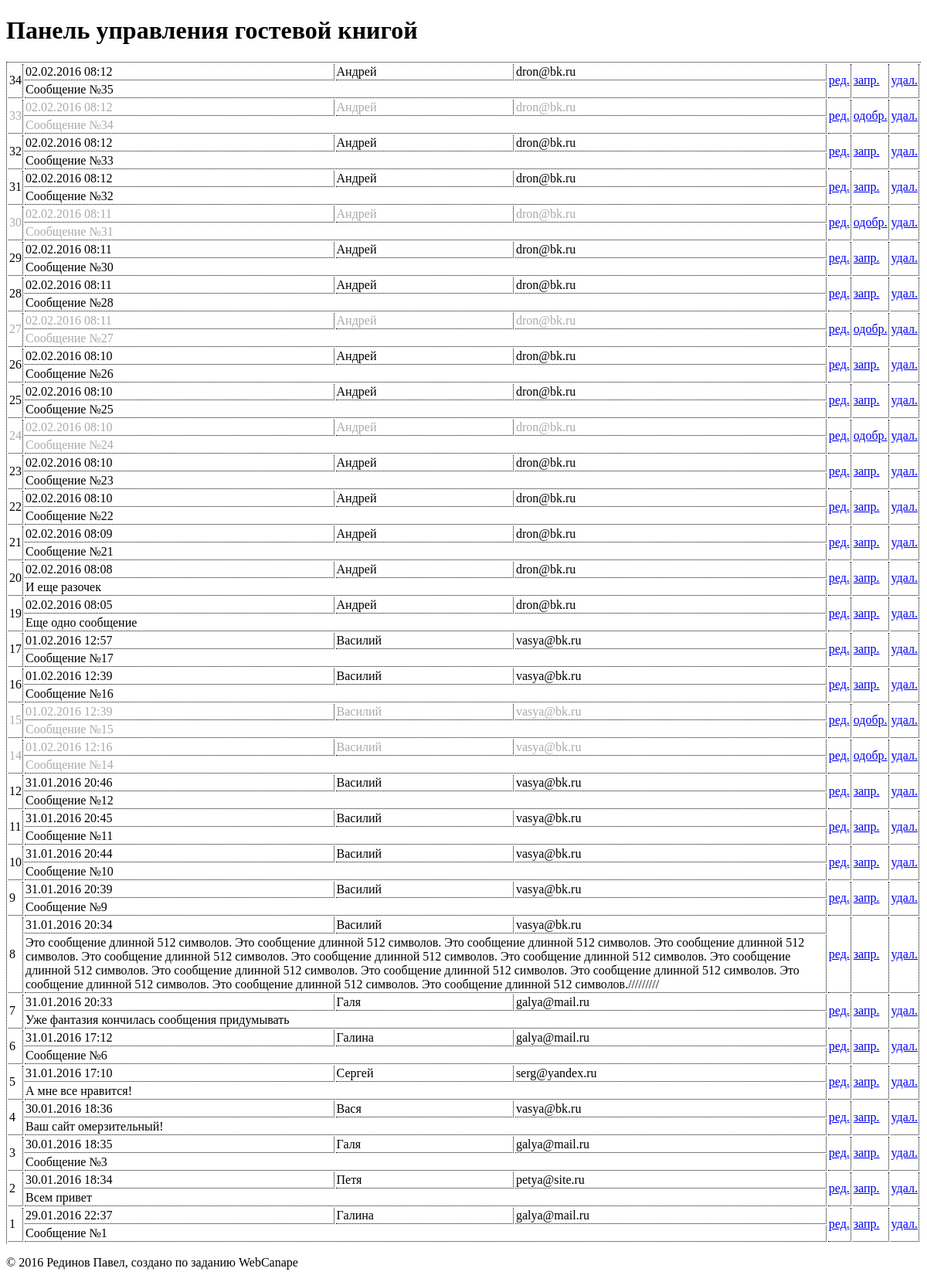
The app's page /admin/index.php with its own data.
### tables this page shows
CREATE TABLE IF NOT EXISTS `book` (
  `id` int(3) unsigned NOT NULL AUTO_INCREMENT,
  `text` varchar(512) NOT NULL,
  `author` varchar(255) NOT NULL,
  `email` text NOT NULL,
  `date` timestamp NOT NULL DEFAULT CURRENT_TIMESTAMP,
  `show` tinyint(4) NOT NULL,
  PRIMARY KEY (`id`)
);

### inc/func.php (called while the page is built, shortened)
<?
function get_list($approve){
	$link=db_connect();
	if($approve){
		$where=" WHERE `show`='1' ";
	}else{
		$where="";
	}
	$query = "SELECT *,DATE_FORMAT(`date` ,'%d.%m.%Y %H:%i') as datef  FROM book $where ORDER BY date DESC";
	$result = mysqli_query($link,$query) or die(mysqli_error($link));
	while ($d = mysqli_fetch_array($result)) {
		$list[]=$d;
	}
	return $list;
}
?>

### admin/index.php (the view, shortened to what this page needs)
<?
 $title="Панель управления гостевой книгой";
 include_once("head.php");
 include_once("../inc/func.php");
 $list = get_list(false);
 echo "<table>";
 foreach($list as $r){
	 extract($r);
	 if($show){
		 $cl="show";
		 $link="запр.";
	 }else{
		 $cl="hide";
		 $link="одобр.";
	 }
	 echo "<tr class='$cl'><td rowspan='2'>$id</td><td>$datef</td><td>$author</td><td>$email</td>
	 <td rowspan='2'><a href='edit.php?id=$id'>ред.</a></td>
	 <td rowspan='2'><a href='approve.php?id=$id&approve=$cl'>$link</a></td>
	 <td rowspan='2'><a href='javascript:del($id)'>удал.</a></td></tr>";
	 echo "<tr class='$cl'><td colspan='3'>$text</td></tr>";
 }
 echo"</table>";
 include_once("foot.php");
 ?>

### admin/head.php (shortened to what this page needs)
<!DOCTYPE html>
<html>
   <head>
	  <link href ="style.css" rel="stylesheet" type="text/css">
   </head>
   <body>
      <header>
            <h1>
			<?= $title?>
            </h1>
      </header>
	  <main>

### admin/foot.php
 </main>
 <footer>
         <p>
            © 2016 Рединов Павел, создано по заданию WebCanape
         </p>
      </footer>
   </body>
</html>

### admin/style.css (style rules this page uses)
.show { color: #000000; font: boild; }
.hide { color: #AAAAAA; }
table { border-left: 1px dotted black; border-top: 1px dotted black; }
td { border-right: 1px dotted black; border-bottom: 1px dotted black; }

### records on screen
book: id "34", datef "02.02.2016 08:12", author "Андрей", email "dron@bk.ru", show "запр.", text "Сообщение №35"
book: id "33", datef "02.02.2016 08:12", author "Андрей", email "dron@bk.ru", show "одобр.", text "Сообщение №34"
book: id "32", datef "02.02.2016 08:12", author "Андрей", email "dron@bk.ru", show "запр.", text "Сообщение №33"
book: id "31", datef "02.02.2016 08:12", author "Андрей", email "dron@bk.ru", show "запр.", text "Сообщение №32"
book: id "30", datef "02.02.2016 08:11", author "Андрей", email "dron@bk.ru", show "одобр.", text "Сообщение №31"
book: id "29", datef "02.02.2016 08:11", author "Андрей", email "dron@bk.ru", show "запр.", text "Сообщение №30"
book: id "28", datef "02.02.2016 08:11", author "Андрей", email "dron@bk.ru", show "запр.", text "Сообщение №28"
book: id "27", datef "02.02.2016 08:11", author "Андрей", email "dron@bk.ru", show "одобр.", text "Сообщение №27"
book: id "26", datef "02.02.2016 08:10", author "Андрей", email "dron@bk.ru", show "запр.", text "Сообщение №26"
book: id "25", datef "02.02.2016 08:10", author "Андрей", email "dron@bk.ru", show "запр.", text "Сообщение №25"
book: id "24", datef "02.02.2016 08:10", author "Андрей", email "dron@bk.ru", show "одобр.", text "Сообщение №24"
book: id "23", datef "02.02.2016 08:10", author "Андрей", email "dron@bk.ru", show "запр.", text "Сообщение №23"
book: id "22", datef "02.02.2016 08:10", author "Андрей", email "dron@bk.ru", show "запр.", text "Сообщение №22"
book: id "21", datef "02.02.2016 08:09", author "Андрей", email "dron@bk.ru", show "запр.", text "Сообщение №21"
book: id "20", datef "02.02.2016 08:08", author "Андрей", email "dron@bk.ru", show "запр.", text "И еще разочек"
book: id "19", datef "02.02.2016 08:05", author "Андрей", email "dron@bk.ru", show "запр.", text "Еще одно сообщение"
book: id "17", datef "01.02.2016 12:57", author "Василий", email "vasya@bk.ru", show "запр.", text "Сообщение №17"
book: id "16", datef "01.02.2016 12:39", author "Василий", email "vasya@bk.ru", show "запр.", text "Сообщение №16"
book: id "15", datef "01.02.2016 12:39", author "Василий", email "vasya@bk.ru", show "одобр.", text "Сообщение №15"
book: id "14", datef "01.02.2016 12:16", author "Василий", email "vasya@bk.ru", show "одобр.", text "Сообщение №14"
book: id "12", datef "31.01.2016 20:46", author "Василий", email "vasya@bk.ru", show "запр.", text "Сообщение №12"
book: id "11", datef "31.01.2016 20:45", author "Василий", email "vasya@bk.ru", show "запр.", text "Сообщение №11"
book: id "10", datef "31.01.2016 20:44", author "Василий", email "vasya@bk.ru", show "запр.", text "Сообщение №10"
book: id "9", datef "31.01.2016 20:39", author "Василий", email "vasya@bk.ru", show "запр.", text "Сообщение №9"
book: id "8", datef "31.01.2016 20:34", author "Василий", email "vasya@bk.ru", show "запр.", text "Это сообщение длинной 512 символов. Это сообщение длинной 512 символов. Это сообщение длинной 512 символов. Это сообщение длинной 512 символов. Это сообщение длинной 512 символов. Это сообщение длинной 512 символов. Это сообщение длинной 512 символов. Это сообщение длинной 512 символов. Это сообщение длинной 512 символов. Это сообщение длинной 512 символов. Это сообщение длинной 512 символов. Это сообщение длинной 512 символов. Это сообщение длинной 512 символов. Это сообщение длинной 512 символов./////////"
book: id "7", datef "31.01.2016 20:33", author "Галя", email "galya@mail.ru", show "запр.", text "Уже фантазия кончилась сообщения придумывать"
book: id "6", datef "31.01.2016 17:12", author "Галина", email "galya@mail.ru", show "запр.", text "Сообщение №6"
book: id "5", datef "31.01.2016 17:10", author "Сергей", email "serg@yandex.ru", show "запр.", text "А мне все нравится!"
book: id "4", datef "30.01.2016 18:36", author "Вася", email "vasya@bk.ru", show "запр.", text "Ваш сайт омерзительный!"
book: id "3", datef "30.01.2016 18:35", author "Галя", email "galya@mail.ru", show "запр.", text "Сообщение №3"
book: id "2", datef "30.01.2016 18:34", author "Петя", email "petya@site.ru", show "запр.", text "Всем привет"
book: id "1", datef "29.01.2016 22:37", author "Галина", email "galya@mail.ru", show "запр.", text "Сообщение №1"

### other values on screen
$title "Панель управления гостевой книгой"
